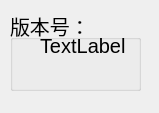
<?xml version="1.0" encoding="UTF-8"?>
<ui version="4.0">
 <class>Form</class>
 <widget class="QWidget" name="Form">
  <property name="geometry">
   <rect>
    <x>0</x>
    <y>0</y>
    <width>159</width>
    <height>113</height>
   </rect>
  </property>
  <property name="windowTitle">
   <string>Form</string>
  </property>
  <widget class="QGroupBox" name="groupBox">
   <property name="geometry">
    <rect>
     <x>10</x>
     <y>10</y>
     <width>131</width>
     <height>81</height>
    </rect>
   </property>
   <property name="font">
    <font>
     <pointsize>15</pointsize>
    </font>
   </property>
   <property name="title">
    <string>版本号：</string>
   </property>
   <widget class="QLabel" name="label">
    <property name="geometry">
     <rect>
      <x>30</x>
      <y>20</y>
      <width>91</width>
      <height>31</height>
     </rect>
    </property>
    <property name="text">
     <string>TextLabel</string>
    </property>
   </widget>
  </widget>
 </widget>
 <resources/>
 <connections/>
</ui>
